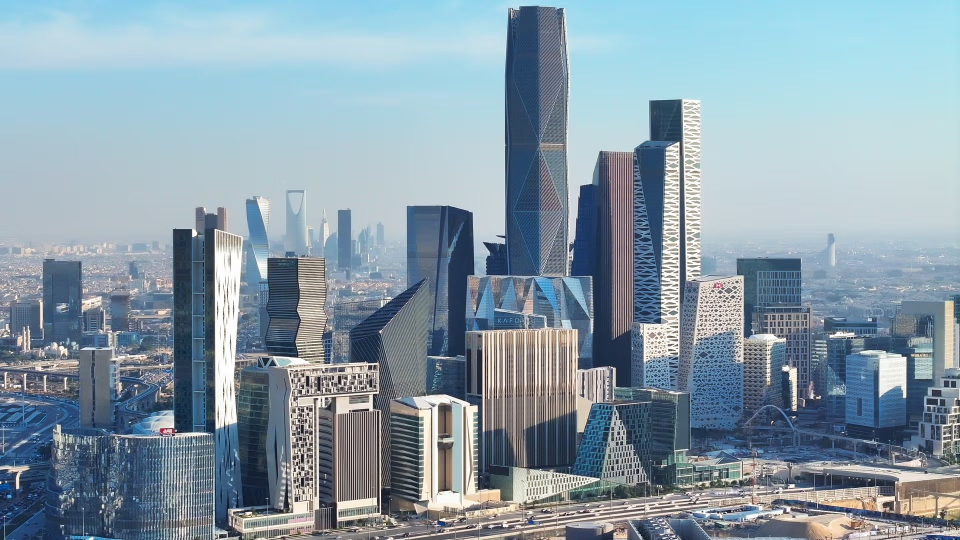
#> input picture docs/whatsapp/src/kafd.jpg, 1920 x 1080 px, given in place of riyadh-kafd.jpg, which was not available (shown at 1/2 size)
$ python make-profile-assets.py
#> lines starting #> are read from the running program, lines starting #| are printed output that depends on the picture; pictures that were not available may be replaced by others from this repository, and a replacement may not be noted
"""Pre-renders the company profile's navy duotone photographs (so the PDF stays small and needs no blend modes).
Run from the project root:  python3 scripts/make-profile-assets.py
"""
from PIL import Image, ImageOps, ImageEnhance
import os

OUT = "public/brand/profile"
os.makedirs(OUT, exist_ok=True)


def duotone(path, width, out, contrast=1.12, quality=72):
#> called with path = 'public/brand/riyadh-kafd.jpg', width = 1500, out = 'city-kafd.jpg', contrast = 1.12, quality = 72
    im = Image.open(path).convert("RGB")
#> im is the input picture: PIL image 1920x1080 RGB; mean R, G, B 135.7, 155.5, 168.4
    if im.width > width:
        im = im.resize((width, round(im.height * width / im.width)), Image.LANCZOS)
#> im: PIL image 1500x844 RGB
    g = ImageOps.grayscale(im)
    g = ImageEnhance.Contrast(g).enhance(contrast)
    d = ImageOps.colorize(g, black="#00061d", mid="#0b2a7e", white="#a9bdf2", blackpoint=5, whitepoint=235)
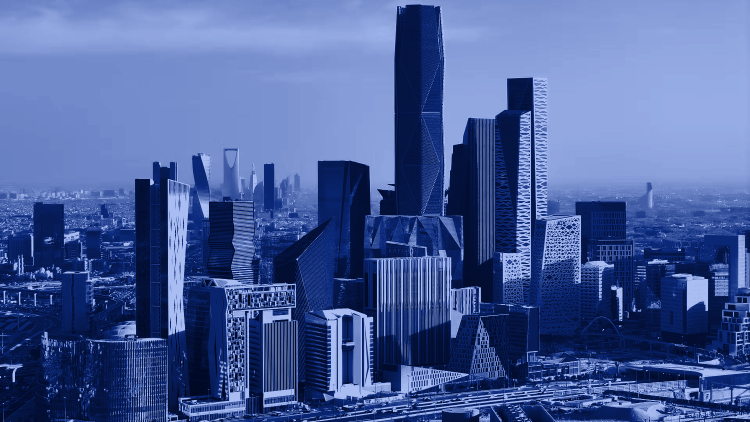
#> d: PIL image 1500x844 RGB (shown at 1/2 size); mean R, G, B 73.7, 95.7, 156.1
    d.save(f"{OUT}/{out}", quality=quality, optimize=True, progressive=True)
    print(out, d.size, os.path.getsize(f"{OUT}/{out}") // 1024, "KB")
#| city-kafd.jpg (1500, 844) 174 KB


duotone("public/brand/riyadh-kafd.jpg", 1500, "city-kafd.jpg")
duotone("public/brand/riyadh-skyline.jpg", 1500, "city-skyline.jpg")
#> call 2 of duotone, with path = 'public/brand/riyadh-skyline.jpg', width = 1500, out = 'city-skyline.jpg', contrast = 1.12, quality = 72
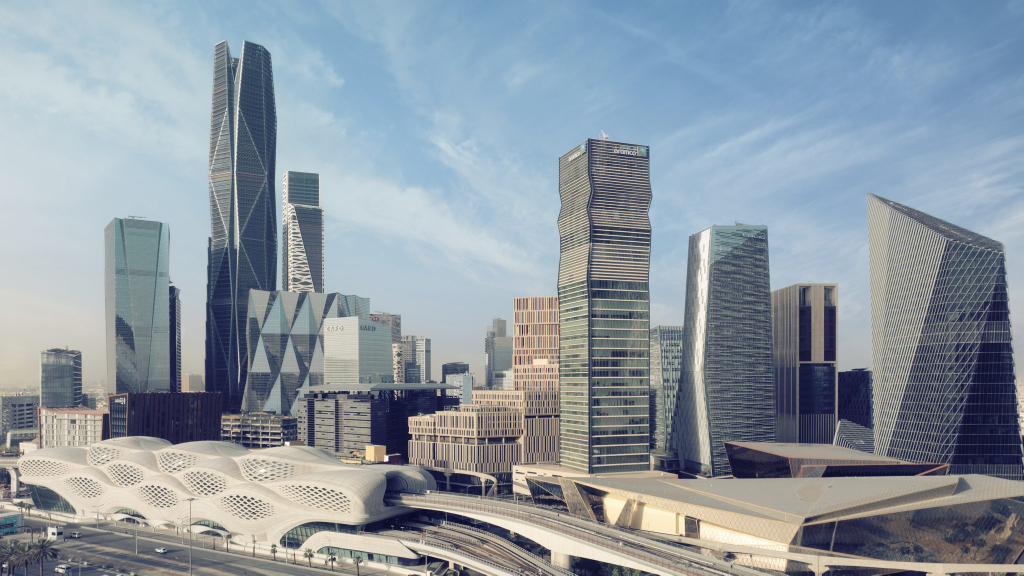
#> input picture docs/whatsapp/src/riyadh-skyline.jpg, 2048 x 1151 px, found by its file name (shown at 1/2 size)
#> in duotone, im is the input picture: PIL image 2048x1151 RGB; mean R, G, B 140.9, 152.1, 161.6
#> in duotone (call 2), `g = ImageOps.grayscale(im)`:
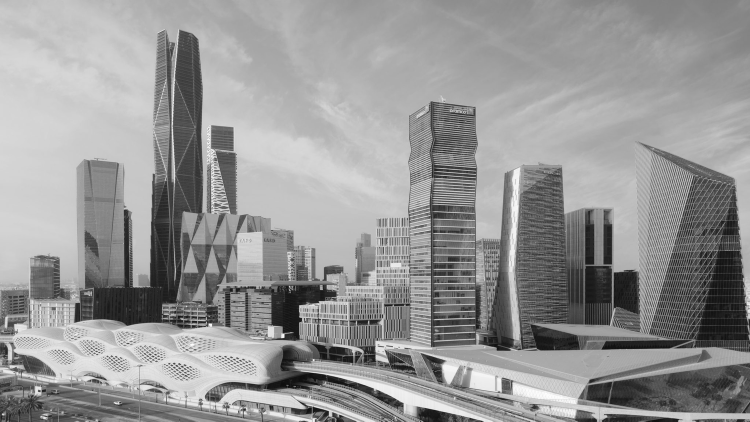
#> g: PIL image 1500x843 L (shown at 1/2 size); min 3, max 255, mean 149.8
#> in duotone (call 2), `d = ImageOps.colorize(g, black="#00061d", mid="#0b2a7e", white="#a9bdf..`:
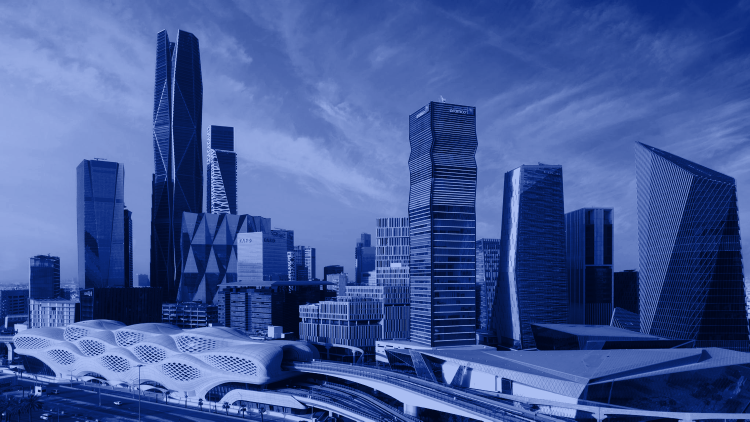
#> d: PIL image 1500x843 RGB (shown at 1/2 size); mean R, G, B 66.5, 90, 154.1
#| city-skyline.jpg (1500, 843) 157 KB
for slug in ["legal-advisory", "corporate-contracts", "disputes-arbitration", "compliance-governance", "technology-data", "enforcement-recovery"]:
    duotone(f"public/services/{slug}.jpg", 900, f"thumb-{slug}.jpg", quality=78)
#> call 3 of duotone, with path = 'public/services/legal-advisory.jpg', width = 900, out = 'thumb-legal-advisory.jpg', contrast = 1.12, quality = 78
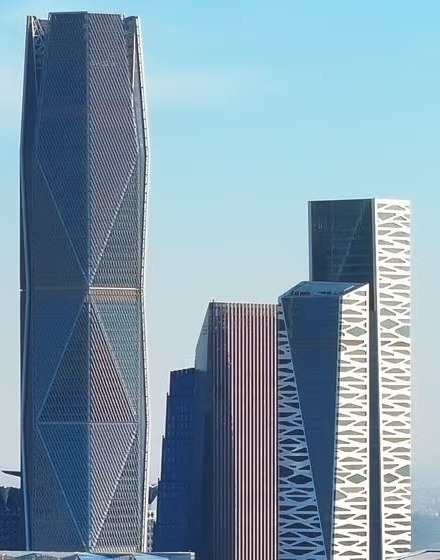
#> input picture docs/whatsapp/src/ph-left.jpg, 440 x 560 px, given in place of legal-advisory.jpg, which was not available
#> in duotone, im is the input picture: PIL image 440x560 RGB; mean R, G, B 128.5, 154, 170.7
#> in duotone (call 3), `g = ImageOps.grayscale(im)`:
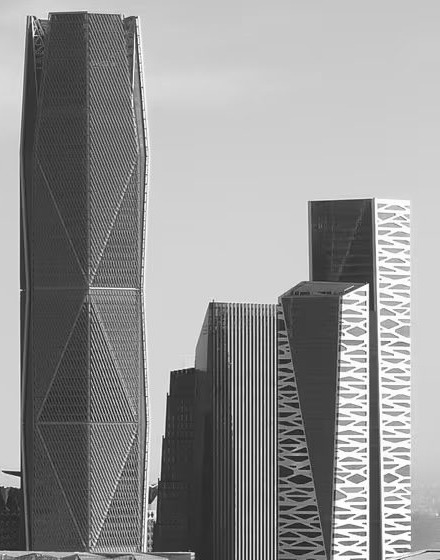
#> g: PIL image 440x560 L; min 7, max 255, mean 148.3
#> in duotone (call 3), `d = ImageOps.colorize(g, black="#00061d", mid="#0b2a7e", white="#a9bdf..`:
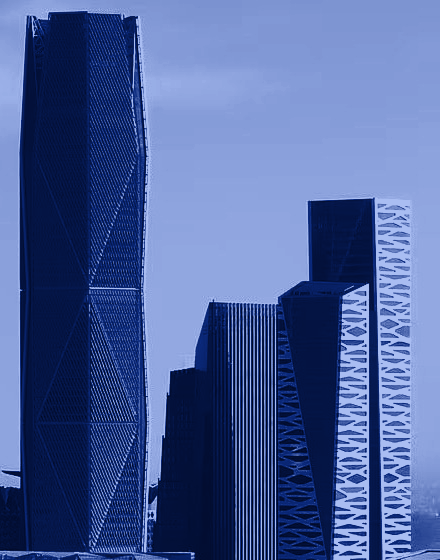
#> d: PIL image 440x560 RGB; mean R, G, B 76, 96.8, 154.1
#| thumb-legal-advisory.jpg (440, 560) 35 KB
#> (the run stopped early here; a loop or call above may not have finished)
